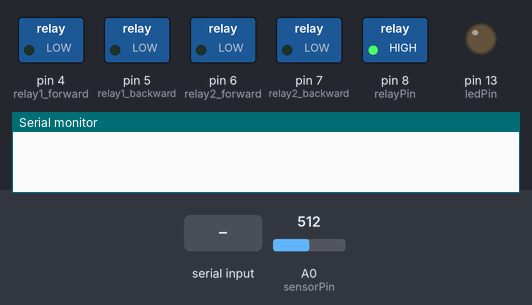
A sketch run on a simulated Arduino Uno, built with avr-gcc and run on an emulated ATmega328P. Parts: switched loads named in the sketch (green lamp = pin HIGH), output pins drawn as LEDs (lit = HIGH), the last lines printed to the serial monitor. The test bench sets the inputs (shaded band); at power-on: A0 (sensorPin) = 512.

Above: at 1.2 s.
1.3 s: "F\n" received over the second serial link
At 1.7 s:
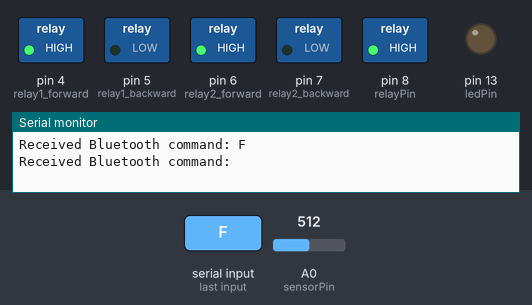
2.8 s: "B\n" received over the second serial link
At 4.0 s:
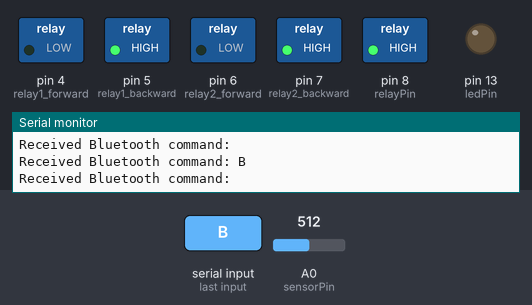
4.3 s: "oil detected\n" received over Serial
At 5.5 s:
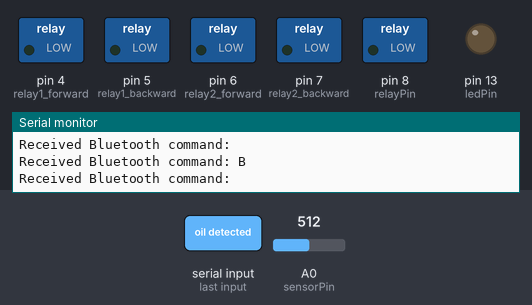
5.8 s: "no oil detected\n" received over Serial
7.4 s: "L\n" received over the second serial link
At 8.6 s:
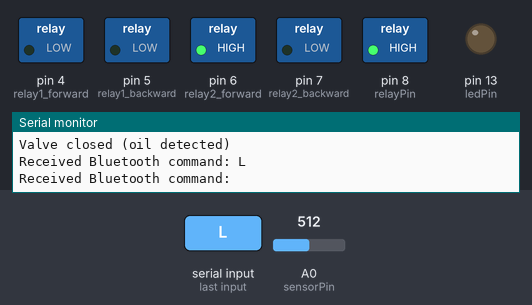
8.9 s: "R\n" received over the second serial link
At 9.9 s:
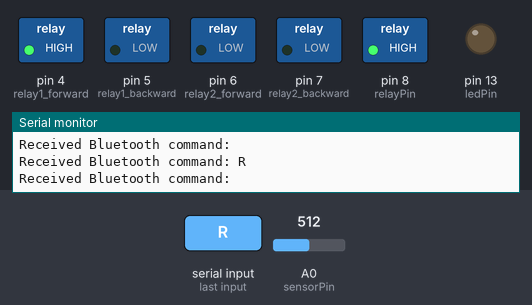
Timing chart, 0 to 11.4 s (numbered marks = the images above; inputs shaded):
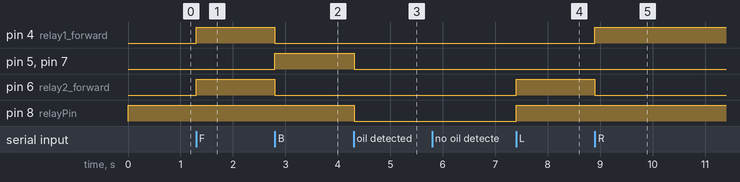

The sketch:

pump_with_delay.ino
```cpp
#include <Arduino.h>
#include <SoftwareSerial.h>

// Constants
#define thresholdForWater 2.5

// SoftwareSerial for Bluetooth communication
SoftwareSerial bluetooth(10, 11); // RX, TX pins connected to Bluetooth TX & RX

// Pin definitions
const int sensorPin = A0;
const int relayPin = 8;             // Digital pin for relay
const int relay1_forward = 4;       // Motor 1 pin 1
const int relay1_backward = 5;      // Motor 1 pin 2
const int relay2_forward = 6;       // Motor 2 pin 1
const int relay2_backward = 7;      // Motor 2 pin 2
const int ledPin = 13;              // Pin number for the LED
const int pump1 = 8;

// Variable to track oil detection status
bool oilDetected = false;

// Function prototypes
void forward();
void backward();
void left();
void right();
void stop();
void pump();
void controlValveBasedOnSensor();

void setup() {
  Serial.begin(9600);
  pinMode(ledPin, OUTPUT);
  pinMode(relayPin, OUTPUT);

  // DC motor for ship movement
  pinMode(relay1_forward, OUTPUT);  // Set motor 1 pins as outputs
  pinMode(relay1_backward, OUTPUT);
  pinMode(relay2_forward, OUTPUT);  // Set motor 2 pins as outputs
  pinMode(relay2_backward, OUTPUT);

  pinMode(pump1, OUTPUT);

  // Initialize the ship control
  stop(); // Stop the ship initially
  digitalWrite(pump1, HIGH);

  // Bluetooth module setup
  bluetooth.begin(9600);  // Use the baud rate appropriate for your module
}

void loop() {
  // Check if data is available from Python
  if (Serial.available() > 0) {
    // Read the data
    String receivedData = Serial.readStringUntil('\n');

    // Act based on the received data
    if (receivedData.equals("oil detected")) {
      oilDetected = true;
      stop();   // Stop the ship when oil is detected
      pump();
      controlValveBasedOnSensor();
    }
    if (receivedData.equals("no oil detected")) {
      oilDetected = false;
      digitalWrite(pump1, HIGH);
    }
  }

  // Continue ship control only when oil is not detected
  if (!oilDetected && bluetooth.available()) {
    digitalWrite(pump1, HIGH);

    // Check if data is available from Bluetooth
    char command = bluetooth.read();  // Read the incoming byte
    Serial.println("Received Bluetooth command: " + String(command));

    // Perform actions based on Bluetooth commands
    switch (command) {
      case 'F': forward(); break;        // Forward command
      case 'B': backward(); break;       // Backward command
      case 'L': left(); break;           // Left turn command
      case 'R': right(); break;          // Right turn command
      case 'S': stop(); break;           // Stop command
    }
  }
}

// Motor control functions
void forward() {
  digitalWrite(relay1_forward, HIGH);
  digitalWrite(relay1_backward, LOW);
  digitalWrite(relay2_forward, HIGH);
  digitalWrite(relay2_backward, LOW);
}

void backward() {
  digitalWrite(relay1_forward, LOW);
  digitalWrite(relay1_backward, HIGH);
  digitalWrite(relay2_forward, LOW);
  digitalWrite(relay2_backward, HIGH);
}

void left() {
  digitalWrite(relay1_forward, LOW);
  digitalWrite(relay1_backward, LOW);
  digitalWrite(relay2_forward, HIGH);
  digitalWrite(relay2_backward, LOW);
}

void right() {
  digitalWrite(relay1_forward, HIGH);
  digitalWrite(relay1_backward, LOW);
  digitalWrite(relay2_forward, LOW);
  digitalWrite(relay2_backward, LOW);
}

void stop() {
  digitalWrite(relay1_forward, LOW);
  digitalWrite(relay1_backward, LOW);
  digitalWrite(relay2_forward, LOW);
  digitalWrite(relay2_backward, LOW);
}

// Oil detection and pump control
void pump() {
  // Check for oil
  while (oilDetected) {
    // If oil is detected, turn on the pump
    digitalWrite(pump1, LOW);
    String receivedData = Serial.readStringUntil('\n');
    if (receivedData.equals("no oil detected")) {
      oilDetected = false;
    }
  }
}

// Control valve based on sensor reading
void controlValveBasedOnSensor() {
  float volt = 0;
  for (int i = 0; i < 800; i++) {
    volt += ((float)analogRead(sensorPin) / 1023) * 5;
  }
  volt = volt / 800;

  if (volt < thresholdForWater) {
    digitalWrite(relayPin, HIGH);  // If water detected, open the valve
    Serial.println("Valve opened (water detected)");
  } else {
    digitalWrite(relayPin, LOW);   // If not water (assuming oil), close the valve
    Serial.println("Valve closed (oil detected)");
  }

  delay(100); // Adjust delay as needed
}
```

Measured:
- after the input at 1.3 s, pin 4 (relay1_forward), pin 6 (relay2_forward): LOW → HIGH at once
- after the input at 2.8 s, pin 4 (relay1_forward), pin 6 (relay2_forward): HIGH → LOW at once; pin 5 (relay1_backward), pin 7 (relay2_backward): LOW → HIGH at once
- after the input at 4.3 s, pin 5 (relay1_backward), pin 7 (relay2_backward), pin 8 (relayPin): HIGH → LOW at once
- after the input at 7.4 s, pin 6 (relay2_forward), pin 8 (relayPin): LOW → HIGH at once
- after the input at 8.9 s, pin 4 (relay1_forward): LOW → HIGH at once; pin 6 (relay2_forward): HIGH → LOW at once
